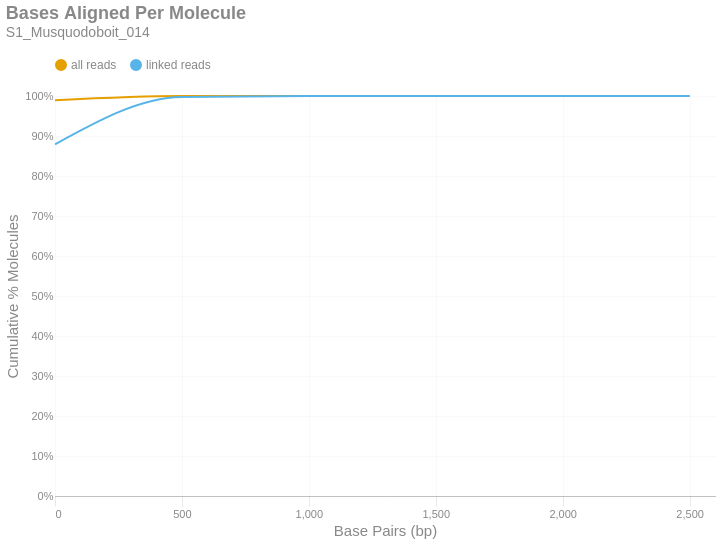

Notebook cell for this chart:
### Markdown cell above
### Bases Aligned Per Molecule
This is a cumulative frequency distribution showing the number of base pairs aligned per unique molecule. These data are shown in 500 bp bins. There are two distributions: one with `all reads` (yellow) and another with only `linked reads` (blue). The percent of molecules in the `linked reads` distribution is relative to the total number of linked molecules.

### Code cell
if SKIPLR:
    print_html(f"Skipped")
else:
    binned_df = consolidated_hist(valids['aligned_bp'], mask, 500, True)
    with SafeRender(binned_df):
        (
            density_plot(binned_df, 'Bases Aligned Per Molecule', samplename, 'basesper')
            .encode(
                x=alt.X('bin:Q', title="Base Pairs (bp)").axis(tickMinStep=500).scale(padding=0),
                y=alt.Y('value:Q', title='Cumulative % Molecules')
                    .axis(format='%')
                    .scale(domain = [0,1])
                    .stack(False),
                color=alt.Color("key:N").scale(domain = ["all reads", "linked reads"]),
                tooltip = [
                    alt.Tooltip("key:N", title = "Data Type"),
                    alt.Tooltip("range_label:N", title="Bases Aligned Per Molecule"),
                    alt.Tooltip("value:Q", format = ".2%", title="% Molecules (Cum.)")
                ]
            )
        ).display()

### Figure 1 — Vega-Lite specification as saved in the notebook (floating-point values rounded to 4 significant figures)
{"width": "container", "height": 400, "config": {"title": {"anchor": "start", "dy": -15, "fontSize": 18, "color": "#888888", "subtitleColor": "#888888", "subtitleFontSize": 14}, "arc": {"fill": "#0072B2"}, "axis": {"domainColor": "#888888", "domainWidth": 0.5, "gridWidth": 0.2, "grid": false, "titleFontWeight": 400, "titleFontSize": 15, "labelFontSize": 11, "labelColor": "#888888", "tickColor": "#888888", "tickWidth": 0.2, "titleColor": "#888888"}, "axisBand": {"grid": false}, "axisX": {"grid": true, "tickSize": 10, "domainCap": "round"}, "axisY": {"domain": false, "grid": true, "tickSize": 0, "domainCap": "round"}, "background": "transparent", "header": {"labelFontSize": 15, "labelColor": "#888888", "titleFontSize": 15, "titleFontWeight": 600, "titleColor": "#888888"}, "legend": {"labelFont": "sans-serif", "labelFontSize": 12, "labelColor": "#888888", "symbolSize": 100, "symbolType": "circle", "titleFontSize": 12, "titlePadding": 10, "titleColor": "#888888", "title": null, "orient": "top"}, "range": {"category": ["#E69F00", "#56B4E9", "#009E73", "#F0E442", "#0072B2", "#D55E00", "#CC79A7", "#000000"], "diverging": ["#cfe8f3", "#a2d4ec", "#73bfe2", "#46abdb", "#1696d2", "#12719e"]}, "area": {"fill": "#0072B2", "fillOpacity": 0.7, "line": true, "strokeOpacity": 0.7}, "line": {"color": "#0072B2", "stroke": "#0072B2", "strokeWidth": 2}, "trail": {"color": "#0072B2", "stroke": "#0072B2", "strokeWidth": 0, "size": 1}, "point": {"filled": true, "fillOpacity": 1.0, "size": 95}, "text": {"color": "#888888", "fontSize": 11, "align": "right", "fontWeight": 400, "size": 11}, "bar": {"fill": "#0072B2", "stroke": null}, "view": {"stroke": null, "continuousWidth": 660, "continuousHeight": 400}}, "data": {"name": "data-06e6fc36b85ad22dd25db9a0743c8f64"}, "mark": {"type": "line", "interpolate": "monotone", "point": {"opacity": 0, "size": 275}}, "encoding": {"color": {"field": "key", "scale": {"domain": ["all reads", "linked reads"]}, "type": "nominal"}, "tooltip": [{"field": "key", "title": "Data Type", "type": "nominal"}, {"field": "range_label", "title": "Bases Aligned Per Molecule", "type": "nominal"}, {"field": "value", "format": ".2%", "title": "% Molecules (Cum.)", "type": "quantitative"}], "x": {"axis": {"tickMinStep": 500}, "field": "bin", "scale": {"padding": 0}, "title": "Base Pairs (bp)", "type": "quantitative"}, "y": {"axis": {"format": "%"}, "field": "value", "scale": {"domain": [0, 1]}, "stack": false, "title": "Cumulative % Molecules", "type": "quantitative"}}, "params": [{"name": "param_c36ac31b6afebe62", "select": {"type": "point", "fields": ["key"]}, "bind": "legend"}], "title": {"text": "Bases Aligned Per Molecule", "subtitle": "S1_Musquodoboit_014"}, "transform": [{"fold": ["all reads (cumsum)", "linked reads (cumsum)"]}, {"calculate": "replace(datum.key, ' (cumsum)', '')", "as": "key"}, {"filter": {"param": "param_c36ac31b6afebe62"}}], "usermeta": {"embedOptions": {"downloadFileName": "S1_Musquodoboit_014.basesper"}}, "$schema": "https://vega.github.io/schema/vega-lite/v6.1.0.json", "datasets": {"data-06e6fc36b85ad22dd25db9a0743c8f64": [{"bin": "0.0", "interval": "0.0-500.0", "all reads": 0.9895, "linked reads": 0.8793, "all reads (cumsum)": 0.9895, "linked reads (cumsum)": 0.8793, "range_label": "0-499"}, {"bin": "500.0", "interval": "500.0-1000.0", "all reads": 0.01027, "linked reads": 0.1183, "all reads (cumsum)": 0.9997, "linked reads (cumsum)": 0.9976, "range_label": "500-999"}, {"bin": "1000.0", "interval": "1000.0-1500.0", "all reads": 0.0002468, "linked reads": 0.002331, "all reads (cumsum)": 1.0, "linked reads (cumsum)": 0.9999, "range_label": "1000-1499"}, {"bin": "1500.0", "interval": "1500.0-2000.0", "all reads": 9.736e-06, "linked reads": 7.129e-05, "all reads (cumsum)": 1.0, "linked reads (cumsum)": 1.0, "range_label": "1500-1999"}, {"bin": "2000.0", "interval": "2000.0-2500.0", "all reads": 8.591e-07, "linked reads": 3.564e-06, "all reads (cumsum)": 1.0, "linked reads (cumsum)": 1.0, "range_label": "2000-2499"}, {"bin": "2500.0", "interval": "2500.0-3000.0", "all reads": 2.864e-07, "linked reads": 3.564e-06, "all reads (cumsum)": 1.0, "linked reads (cumsum)": 1.0, "range_label": "2500-2999"}]}}
